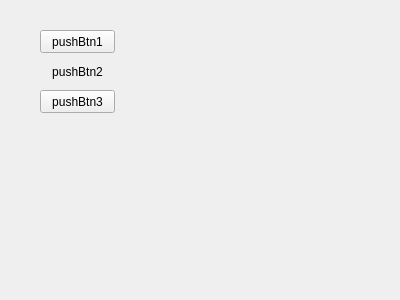
<?xml version="1.0" encoding="UTF-8"?>
<ui version="4.0">
 <class>MyWidget</class>
 <widget class="QWidget" name="MyWidget">
  <property name="geometry">
   <rect>
    <x>0</x>
    <y>0</y>
    <width>400</width>
    <height>300</height>
   </rect>
  </property>
  <property name="windowTitle">
   <string>MyWidget</string>
  </property>
  <widget class="QPushButton" name="pushButton">
   <property name="geometry">
    <rect>
     <x>40</x>
     <y>30</y>
     <width>75</width>
     <height>23</height>
    </rect>
   </property>
   <property name="text">
    <string>pushBtn1</string>
   </property>
   <property name="checkable">
    <bool>true</bool>
   </property>
  </widget>
  <widget class="QPushButton" name="pushButton_2">
   <property name="geometry">
    <rect>
     <x>40</x>
     <y>60</y>
     <width>75</width>
     <height>23</height>
    </rect>
   </property>
   <property name="text">
    <string>pushBtn2</string>
   </property>
   <property name="flat">
    <bool>true</bool>
   </property>
  </widget>
  <widget class="QPushButton" name="pushButton_3">
   <property name="geometry">
    <rect>
     <x>40</x>
     <y>90</y>
     <width>75</width>
     <height>23</height>
    </rect>
   </property>
   <property name="text">
    <string>pushBtn3</string>
   </property>
  </widget>
 </widget>
 <layoutdefault spacing="6" margin="11"/>
 <resources/>
 <connections/>
</ui>
